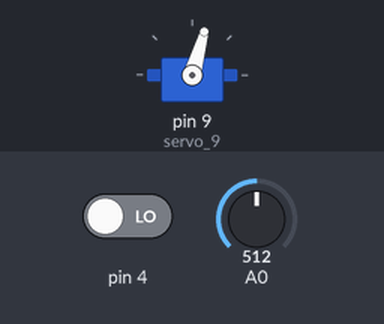
A sketch run on a simulated Arduino Uno, built with avr-gcc and run on an emulated ATmega328P. Shown: servo. Inputs (shaded band) come from the test bench; at power-on: pin 4 LOW, A0 = 512. What the sketch prints to the serial monitor is not drawn.

Above: at 8.0 s.
8.1 s: pin 4 driven HIGH
12.7 s: A0 set to 984
At 13.1 s:
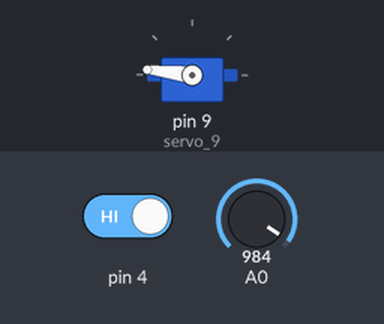
17.3 s: A0 set to 1013
At 17.7 s:
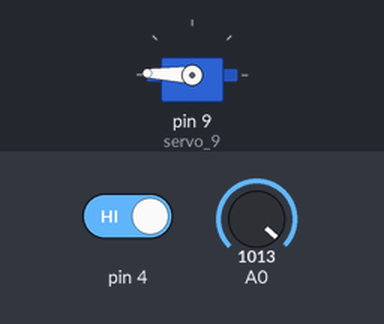
21.9 s: A0 set to 1023
At 22.6 s:
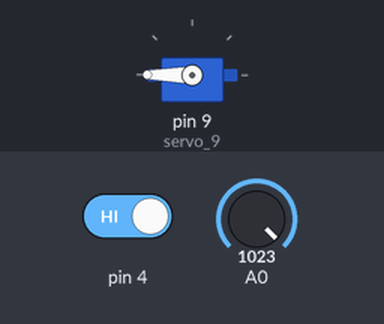
26.5 s: A0 set to 511
At 27.1 s:
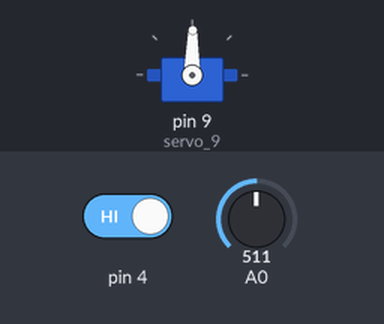
31.1 s: A0 set to 170
At 31.9 s:
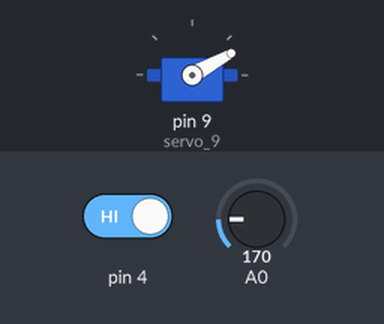
Timing chart, 0 to 34.1 s (numbered marks = the images above; inputs shaded):
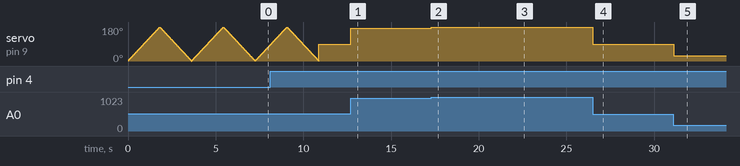

The sketch:

Servo_motor.ino
```cpp
#include<Servo.h>
int SensorInput=0;
int OutputValue=0;
Servo servo_9;
int counter;
int counter2;
void setup()
{
  pinMode(4,INPUT);
  pinMode(A0,INPUT);
  servo_9.attach(9,500,2500);
  Serial.begin(9600);
}

void loop()
{
  OutputValue=0;
  if(digitalRead(4)==HIGH){
    SensorInput = analogRead(A0);
    OutputValue=map(SensorInput,0,1023,0,180);
    servo_9.write(OutputValue);
    Serial.print(SensorInput);
    Serial.print(",");
    Serial.println(OutputValue);
  }
  else{
    OutputValue=0;
    for(counter=0;counter<180;++counter)
    {
      OutputValue=(OutputValue+1);
      servo_9.write(OutputValue);
      delay(10);
    }
    for(counter2=0;counter2<180;++counter2)
    {
      OutputValue=(OutputValue-1);
      servo_9.write(OutputValue);
      delay(10);
    }
}
}
```

Measured:
- after the input at 12.7 s, servo on pin 9 (servo_9): 90° → 173° at once
- after the input at 17.3 s, servo on pin 9 (servo_9): 173° → 178° at once
- after the input at 21.9 s, servo on pin 9 (servo_9): 178° → 180° at once
- after the input at 26.5 s, servo on pin 9 (servo_9): 180° → 89° at once
- after the input at 31.1 s, servo on pin 9 (servo_9): 89° → 29° at once
